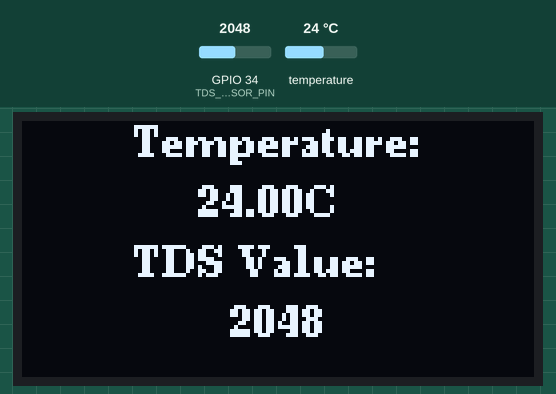
Bench run of a sketch on a simulated ESP32. Shown: 128×64 one-colour display. Inputs (shaded band) come from the test bench; at power-on: temperature 24 °C, GPIO 34 (TDS_SENSOR_PIN) = 2048. What the sketch prints to the serial monitor is not drawn.

Above: at 3.3 s.
3.4 s: temperature set to 12 °C
At 5.1 s:
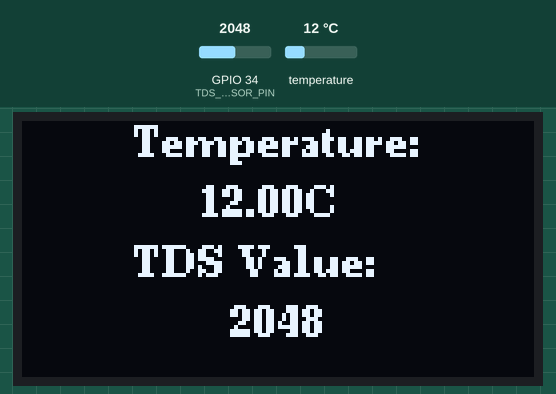
5.9 s: GPIO 34 (TDS_SENSOR_PIN) set to 2866
At 7.3 s:
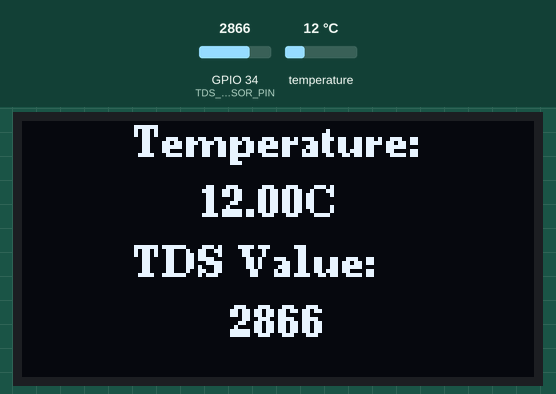
8.4 s: temperature set to 19 °C
11.2 s: GPIO 34 (TDS_SENSOR_PIN) set to 3603
At 12.7 s:
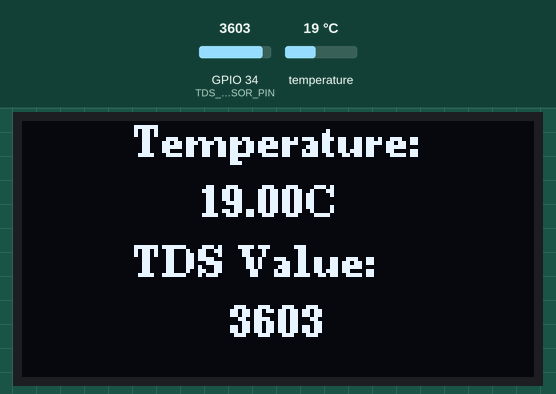
13.7 s: temperature set to 28 °C
At 15.9 s:
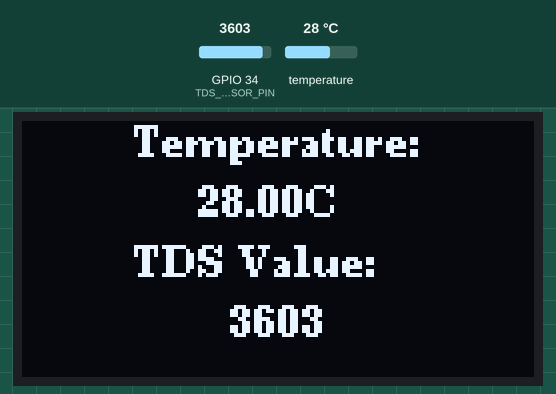
16.6 s: GPIO 34 (TDS_SENSOR_PIN) set to 4095
At 18.1 s:
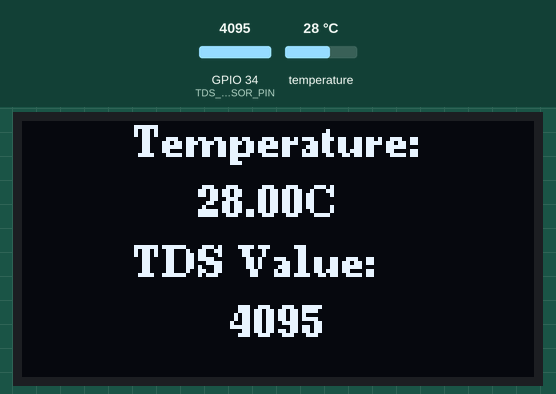
Timing chart, 0 to 19.6 s (numbered marks = the images above; inputs shaded):
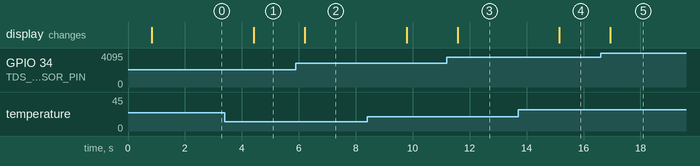

The sketch:

Esp32_SensorIntergation___DisplayingReadings_on_OLED_code.ino
```cpp
#include <Wire.h>
#include <U8g2lib.h>
#include <OneWire.h>
#include <DallasTemperature.h>

// Data wire is connected to GPIO 13 for DS18B20
#define ONE_WIRE_BUS 13

// Analog pin connected to TDS sensor
#define TDS_SENSOR_PIN 34

OneWire oneWire(ONE_WIRE_BUS);
DallasTemperature sensors(&oneWire);

// Define the OLED display object
U8G2_SH1106_128X64_NONAME_F_SW_I2C u8g2(U8G2_R0, /* clock=*/ 22, /* data=*/ 21, /* reset=*/ U8X8_PIN_NONE);

void setup() {
  Serial.begin(9600);
  sensors.begin();

  // Initialize the OLED display
  u8g2.begin();
}

void loop() {
  // Read temperature from DS18B20 sensor
  sensors.requestTemperatures();
  float temperatureC = sensors.getTempCByIndex(0);

  // Read TDS sensor value
  int tdsValue = analogRead(TDS_SENSOR_PIN);

  // Display readings on OLED display
  u8g2.clearBuffer();
  u8g2.setFont(u8g2_font_ncenB08_tr); // Set font size to 8 pixels
  u8g2.setFontPosTop(); // Set font position to top

  // Calculate text widths
  int temperatureTextWidth = u8g2.getStrWidth("Temperature:");
  int tdsTextWidth = u8g2.getStrWidth("TDS Value:");

  // Calculate center positions
  int centerX = (128 - temperatureTextWidth) / 2;
  int centerY = 0;
  int temperatureValueX = (128 - u8g2.getStrWidth("100.00C")) / 2;
  int tdsValueX = (128 - u8g2.getStrWidth("1023")) / 2;

  // Display temperature
  u8g2.setCursor(centerX, centerY);
  u8g2.print("Temperature:");
  u8g2.setCursor(temperatureValueX, centerY + 15);
  u8g2.print(temperatureC);
  u8g2.print("C");

  // Display TDS value
  u8g2.setCursor(centerX, centerY + 30);
  u8g2.print("TDS Value:");
  u8g2.setCursor(tdsValueX, centerY + 45);
  u8g2.print(tdsValue);

  u8g2.sendBuffer();

  // Display readings on serial monitor
  Serial.print("Temperature: ");
  Serial.print(temperatureC);
  Serial.println(" °C");
  Serial.print("TDS Value: ");
  Serial.println(tdsValue);

  // Delay before taking the next reading
  delay(1000);
}
```

Measured:
- after the input at 3.4 s, the display: changes after 1.0 s (image 1)
- after the input at 5.9 s, the display: changes after 0.31 s (image 2)
- after the input at 11.2 s, the display: changes after 0.38 s (image 3)
- after the input at 13.7 s, the display: changes after 1.5 s (image 4)
- after the input at 16.6 s, the display: changes after 0.35 s (image 5)
